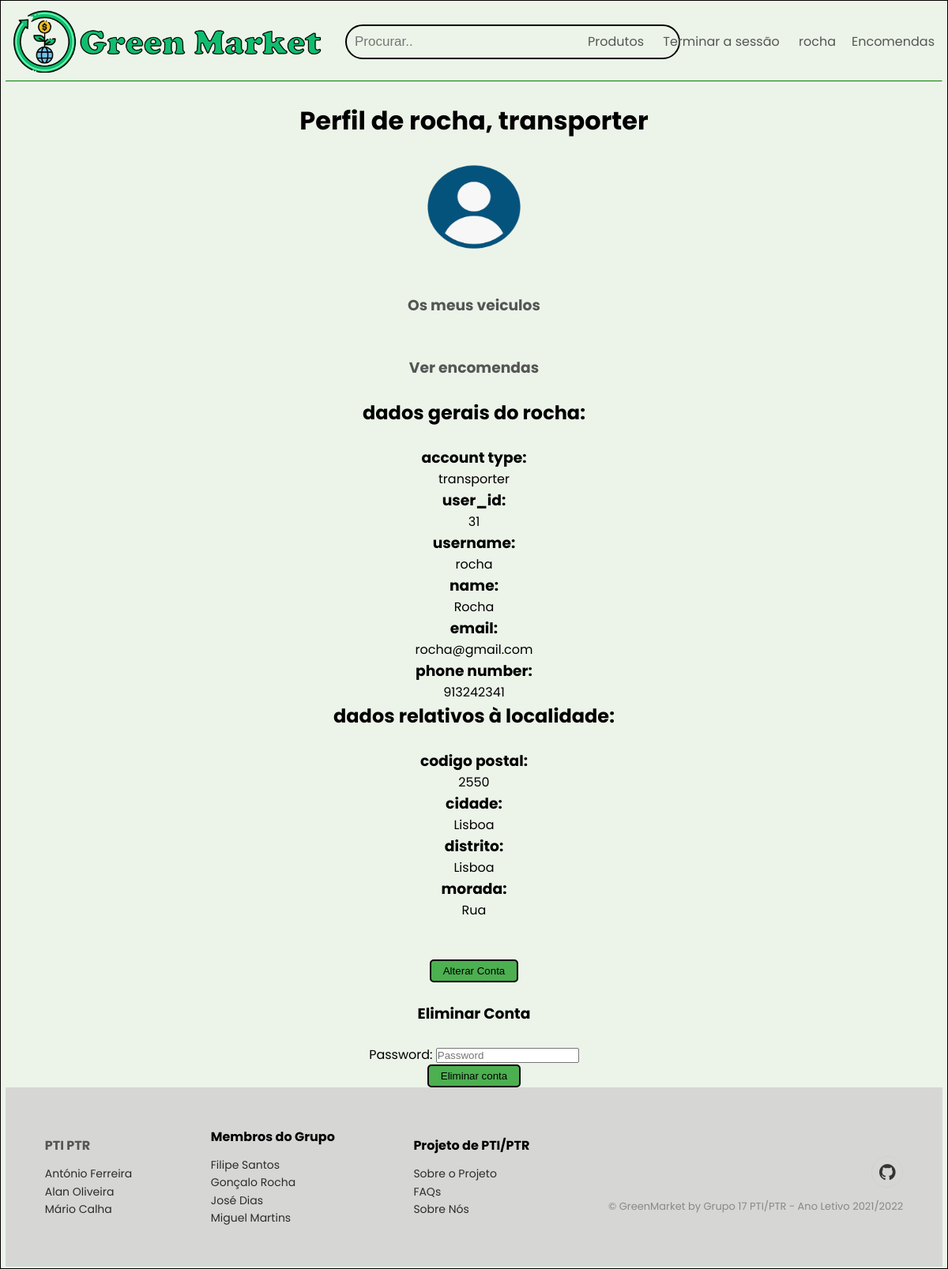
The page /php/profile.php (signed in) on the database its author committed.
### tables this page shows
CREATE TABLE `user_info` (
  `user_id` int NOT NULL AUTO_INCREMENT,
  `username` char(20) NOT NULL,
  `password` char(32) NOT NULL,
  `name` char(32) DEFAULT NULL,
  `email` char(50) NOT NULL,
  `accountType` char(32) DEFAULT NULL,
  `birthday` char(32) DEFAULT NULL,
  `gender` char(32) DEFAULT NULL,
  `phone` char(32) DEFAULT NULL,
  `created_at` timestamp NOT NULL DEFAULT CURRENT_TIMESTAMP,
  PRIMARY KEY (`user_id`),
  UNIQUE KEY `username` (`username`),
  UNIQUE KEY `email` (`email`)
);

CREATE TABLE `user_address` (
  `user_addr_id` int NOT NULL AUTO_INCREMENT,
  `user_id` int NOT NULL,
  `postal_code` smallint NOT NULL,
  `city` varchar(200) NOT NULL,
  `district` varchar(200) NOT NULL,
  `address` varchar(200) NOT NULL,
  PRIMARY KEY (`user_addr_id`),
  KEY `fk_customer_login_customer_address` (`user_id`)
);

### php/profile.php (the view, shortened to what this page needs)
<?php
include "openconn.php";
?>
<!DOCTYPE html>
<html lang="pt">
    <head>
        <link rel="stylesheet" type="text/css" href="../html/css/homepage.css">
        <link rel="stylesheet" href="https://cdn.jsdelivr.net/npm/@fortawesome/fontawesome-free@5.15.4/css/fontawesome.min.css">
        <link rel="stylesheet" href="https://stackpath.bootstrapcdn.com/font-awesome/4.7.0/css/font-awesome.min.css">
        <link rel="stylesheet" href="https://cdnjs.cloudflare.com/ajax/libs/ionicons/2.0.1/css/ionicons.min.css">
    </head>
    <body>
        <header class="header">
            <div class="container">
                <div class="navbar">
                    <div class="logo">
                        <a href="../php/homepage.php"><img src="../html/imagens/logo.png" width="400px"></a>
                    </div>
                    <div class="search">
                        <input type="text" placeholder="Procurar..">
                    </div>
                    <?php if(isset($_SESSION['username'])):  ?>
                    <nav>
                        <ul>
                          <li><a href="../php/products.php"> Produtos </a></li>
                          <li><a href="logout.php"> Terminar a sessão </a></li>
                          <li><a href="profile.php"> <?php echo $_SESSION["username"];?> </a></li>
                        </ul>
                    </nav>
                    <?php endif; ?>
                    <?php if($_SESSION['usertype'] == "consumer"):?>
                    <?php
                        $userid = $_SESSION['userid'];
                        $query = "SELECT * FROM cart_item WHERE consumer_id='$userid'";
                        $cnum = mysqli_query($conn, $query);
                        $numcitems = mysqli_num_rows($cnum);
                    ?>
                        <a href="../php/cart.php" aria-label="<?php echo $numcitems; ?> items in cart" class="nav-a nav-a-2 nav-progressive-attribute" id="nav-cart">
                        <div id="nav-cart-count-container">
                            <span id="nav-cart-count" aria-hidden="true" class="nav-cart-count nav-cart-0 nav-progressive-attribute nav-progressive-content"><?php echo $numcitems; ?></span>
                            <i class="fa fa-shopping-cart" style="font-size:24px"></i>
                        </div>
                        <div id="nav-cart-text-container" class=" nav-progressive-attribute">
                            <span aria-hidden="true" class="nav-line-1">
                            </span>
                            <span aria-hidden="true" class="nav-line-2">
                            Carrinho
                            <span class="nav-icon nav-arrow"></span>
                            </span>
                        </div>
                        </a>
                    <?php elseif($_SESSION['usertype'] == "transporter"): ?>
                        <a href="../php/t_order.php"> Encomendas </a>
                    <?php elseif($_SESSION['usertype'] == "supplier"): ?>
                        <a href="../php/s_order.php"> Encomendas </a>
                    <?php endif ?>
                </div>
                <hr>
            </div>
        </header>
        <div class="body">
          <br>
          <h1> Perfil de <?php echo $_SESSION['username']; ?>, <?php echo  $_SESSION["usertype"];?></h1>
          <br>
          <img src ='../html/imagens/default_user_icon.png' width ='180' height='120'/>
          <br>
          <?php
          if($_SESSION["usertype"] == "consumer"){
              echo "<h3><a href='../php/products.php'>Fazer compras</a></h3>";
              echo "<br><h3><a href='c_orders.php'>Ver encomendas</a></h3><br>";
          }elseif($_SESSION["usertype"] == "transporter"){
              echo "<br><h3><a href='transporterVehicles.php'>Os meus veiculos</a></h3><br>";
              echo "<br><h3><a href='t_order.php'>Ver encomendas</a></h3><br>";
          }elseif($_SESSION["usertype"] == "supplier"){
              echo "<br><h3><a href='supplierProducts.php'>Os meus produtos</a></h3><br>";
              echo "<br><h3><a href='sellerWarehouses.php'>Os meus armazéns</a></h3><br>";
              echo "<br><h3><a href='s_order.php'>Ver encomendas</a></h3><br>";
          }
          ?>
          <?php
          $username = $_SESSION['username'];
          $query = "SELECT * FROM user_info WHERE username='$username'";
          $res = mysqli_query($conn, $query);
          if (mysqli_num_rows($res) == 1) {
              $row = mysqli_fetch_array($res);
              $userid = $row['user_id'];
              $query2 = "SELECT * FROM user_address WHERE user_id='$userid'";
              $res2 = mysqli_query($conn, $query2);
              if(mysqli_num_rows($res2) == 1){
                  $row2 = mysqli_fetch_array($res2);
                  echo"<ul>";
                  echo "<h2> dados gerais do ".$username.": </h2>";
                  echo "<br>";
                      echo"<li><h3>account type:</h3>";
                      echo "<li>".$row['accountType'];
                      echo"<li><h3>user_id:</h3>";
                      echo "<li>".$row['user_id'];
                      echo"<li><h3>username:</h3>";
                      echo "<li>".$row['username'];
                      echo "<li><h3>name:</h3>";
                      echo "<li>".$row['name'];
                      echo"<li><h3>email:</h3>";
                      echo "<li>".$row['email'];
                      echo"<li><h3>phone number:</h3>";
                      echo "<li>".$row['phone'];
                  echo "<br>";
                  echo "<h2> dados relativos à localidade: </h2>";
                  echo "<br>";
                      echo"<li><h3>codigo postal:</h3>";
                      echo "<li>".$row2['postal_code'];
                      echo "<li><h3>cidade:</h3>";
                      echo "<li>".$row2['city'];
                      echo"<li><h3>distrito:</h3>";
                      echo "<li>".$row2['district'];
                      echo"<li><h3>morada:</h3>";
                      echo "<li>".$row2['address'];
                  echo"</ul>";
              }else{
                  echo "<br>dados indisponiveis";
              }
          }else {
              echo "<br>dados indisponiveis";
          }
          echo "<br>";
          echo "<br>";
          ?>
                    <form action="alterarConta.php">
                        <input type="submit" value="Alterar Conta" name="alterar_conta">
                    </form>
                    <br>
                    <h3 class="text-right">Eliminar Conta</h3>
                    <br>
                    <form action="delete_account.php" method="post">
                        <label class="labels">Password:</label>
                        <input type="password"  placeholder="Password" name="password" value="">
                        <br>
                        <input type="submit" value="Eliminar conta" name="delete_conta" class="btnL">
                    </form>
        </div>
        <div class="footer-clean">
        <footer>
            <div class="container">
                <div class="row justify-content-center">
                    <div class="col-sm-4 col-md-3 item">
                        <h3>
                            <a href="https://fenix.ciencias.ulisboa.pt/degrees/tecnologias-de-informacao-564500436615450/disciplina-curricular/2253530685505944">PTI</a>
                            <a href="https://fenix.ciencias.ulisboa.pt/degrees/tecnologias-de-informacao-564500436615450/disciplina-curricular/2253530685505943">PTR</a>
                        </h3>
                        <ul>
                            <li><a href="https://ciencias.ulisboa.pt/pt/perfil/amferreira">António Ferreira</a></li>
                            <li><a href="https://ciencias.ulisboa.pt/perfil/aodsa">Alan Oliveira</a></li>
                            <li><a href="https://ciencias.ulisboa.pt/pt/perfil/mcalha">Mário Calha</a></li>
                        </ul>
                    </div>
                    <div class="col-sm-4 col-md-3 item">
                        <h3>Membros do Grupo</h3>
                        <ul>
                            <li><a href="">Filipe Santos</a></li>
                            <li><a href="">Gonçalo Rocha</a></li>
                            <li><a href="">José Dias</a></li>
                            <li><a href="">Miguel Martins</a></li>
                        </ul>
                    </div>
                    <div class="col-sm-4 col-md-3 item">
                        <h3>Projeto de PTI/PTR</h3>
                        <ul>
                            <li><a href="welcome.html">Sobre o Projeto</a></li>
                            <li><a href="#">FAQs</a></li>
                            <li><a href="#">Sobre Nós</a></li>
                        </ul>
                    </div>
                    <div class="col-lg-3 item social"><a href="https://github.com/ptiptr17/PTIPTR17_2021-2022"><i class="fa fa-github"></i></a>
                        <p class="copyright">© GreenMarket by Grupo 17 PTI/PTR - Ano Letivo 2021/2022</p>
                    </div>
                </div>
            </div>
        </footer>
        </div>
    </body>
</html>

### html/css/homepage.css (style rules this page uses)
* { margin: 0; padding: 0; box-sizing: border-box; }
body { font-family: "Poppins", sans-serif; }
.navbar { display: flex; align-items: center; padding: 10px; }
nav { flex: 1; text-align: right; }
nav ul { display: inline-block; list-style-type: none; }
nav ul li { display: inline-block; margin-right: 20px; }
a { text-decoration: none; color: #555; }
p { color: #555; }
.container { max-width: 1300px; margin: auto; }
.row { display: flex; align-items:center; flex-wrap: wrap; justify-content: space-around; }
.search input[type=text] { padding: 10px; border: 2px solid black; font-size: 17px; margin-left: 20px; background-color: transparent; border-radius: 25px; width: 160%; }
hr { border-top: 1px solid green; }
.footer-clean { padding:50px 0; background-color:rgba(209, 209, 209, 0.829); color:#000000; }
.footer-clean h3 { margin-top:0; margin-bottom:12px; font-weight:bold; font-size:16px; }
.footer-clean ul { padding:0; list-style:none; line-height:1.6; font-size:14px; margin-bottom:0; }
.footer-clean ul a { color:inherit; text-decoration:none; opacity:0.8; }
.footer-clean .item.social { text-align:right; }
.footer-clean .item.social > a { font-size:24px; width:40px; height:40px; line-height:40px; display:inline-block; text-align:center; border-radius:50%; border:1px solid #ccc; margin-left:10px; margin-top:22px; color:inherit; opacity:0.75; }
.footer-clean .copyright { margin-top:14px; margin-bottom:0; font-size:13px; opacity:0.6; }

### php/profile.php (style rules this page uses)
body { background: #ecf4e9; padding: 2px 6px; border-collapse: separate; border: 1px solid #000; }
div.body { display: grid; margin: auto; text-align: center; }
input[type=submit] { padding:5px 15px; background:#4CAF50; border: 2px solid black; border-radius: 5px; margin: auto; }
form { margin: auto; text-align: center; }
img { display: block; margin-left: auto; margin-right: auto }

### rows shown on the page
user_info: accountType "transporter", user_id "31", username "rocha", name "Rocha", email "rocha@gmail.com", phone "913242341"
user_address: postal_code "2550", city "Lisboa", district "Lisboa", address "Rua"

### other values the page prints
$_SESSION["username"] "rocha"
$_SESSION['username'] "rocha"
$_SESSION["usertype"] "transporter"
$username "rocha"
